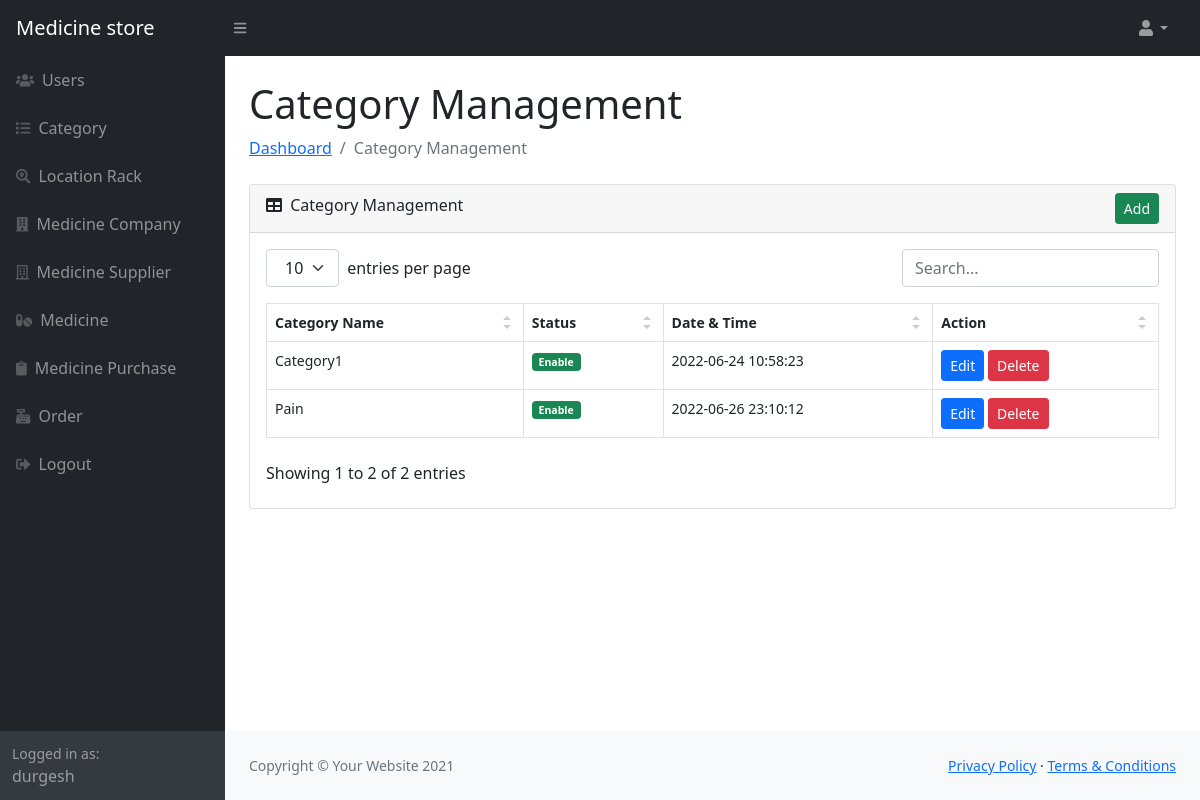
The page /category.php (signed in) on the database its author committed.
### tables this page shows
CREATE TABLE `user_msbs` (
  `user_id` int NOT NULL AUTO_INCREMENT,
  `user_name` varchar(200) NOT NULL,
  `user_email` varchar(200) NOT NULL,
  `user_password` varchar(100) NOT NULL,
  `user_type` enum('Master','User') NOT NULL,
  `user_status` enum('Enable','Disable') NOT NULL,
  `user_created_on` datetime NOT NULL,
  PRIMARY KEY (`user_id`)
);

CREATE TABLE `category_msbs` (
  `category_id` int NOT NULL AUTO_INCREMENT,
  `category_name` varchar(200) NOT NULL,
  `category_status` enum('Enable','Disable') NOT NULL,
  `category_datetime` datetime NOT NULL,
  PRIMARY KEY (`category_id`)
);

### category.php (the view, shortened to what the rows shown need)
<?php
include('class/db.php');
$object = new db();
$object->query = "
    SELECT * FROM category_msbs
    ORDER BY category_name ASC
";
$result = $object->get_result();
$error = '';
include('header.php');
?>
                        <div class="container-fluid px-4">
                            <h1 class="mt-4">Category Management</h1>
                        <?php
                        if(isset($_GET["action"], $_GET["code"]))
                        {
                            if($_GET["action"] == 'add')
                            {
                        ?>
                            <ol class="breadcrumb mb-4">
                                <li class="breadcrumb-item"><a href="index.php">Dashboard</a></li>
                                <li class="breadcrumb-item"><a href="category.php">Category Management</a></li>
                                <li class="breadcrumb-item active">Add Category</li>
                            </ol>
                            <div class="row">
                                <div class="col-md-6">
                                    <?php
                                    if(isset($error) && $error != '')
                                    {
                                        echo '<div class="alert alert-danger alert-dismissible fade show" role="alert"><ul class="list-unstyled">'.$error.'</ul> <button type="button" class="btn-close" data-bs-dismiss="alert" aria-label="Close"></button></div>';
                                    }
                                    ?>
                                    <div class="card mb-4">
                                        <div class="card-header">
                                            <i class="fas fa-user-plus"></i> Add New Category
                                        </div>
                                        <div class="card-body">
                                            <form method="post">
                                                <div class="form-floating mb-3">
                                                    <input class="form-control" id="category_name" type="text" placeholder="Enter Category Name" name="category_name" value="<?php if(isset($_POST["category_name"])) echo $_POST["category_name"]; ?>" />
                                                    <label for="category_name">Category Name</label>
                                                </div>
                                                <div class="mt-4 mb-0">
                                                    <input type="submit" name="add_category" class="btn btn-success" value="Add" />
                                                </div>
                                            </form>
                                        </div>
                                    </div>
                                </div>
                            </div>
                        <?php
                            }
                            else if($_GET["action"] == 'edit')
                            {
                                $category_id = $object->convert_data(trim($_GET["code"]), 'decrypt');
                                if($category_id > 0)
                                {
                                    $object->query = "
                                    SELECT * FROM category_msbs
                                    WHERE category_id = '$category_id'
                                    ";
                                    $category_result = $object->get_result();
                                    foreach($category_result as $category_row)
                                    {
                                ?>
                                <ol class="breadcrumb mb-4">
                                    <li class="breadcrumb-item"><a href="index.php">Dashboard</a></li>
                                    <li class="breadcrumb-item"><a href="category.php">Category Management</a></li>
                                    <li class="breadcrumb-item active">Edit Category</li>
                                </ol>
                                <div class="row">
                                    <div class="col-md-6">
                                        <?php
                                        if(isset($error) && $error != '')
                                        {
                                            echo '<div class="alert alert-danger alert-dismissible fade show" role="alert"><ul class="list-unstyled">'.$error.'</ul> <button type="button" class="btn-close" data-bs-dismiss="alert" aria-label="Close"></button></div>';
                                        }
                                        ?>
                                        <div class="card mb-4">
                                            <div class="card-header">
                                                <i class="fas fa-user-edit"></i> Edit Category Details
                                            </div>
                                            <div class="card-body">
                                                <form method="post">
                                                    <div class="form-floating mb-3">
                                                        <input class="form-control" id="category_name" type="text" placeholder="Enter Category Name" name="category_name" value="<?php echo $category_row["category_name"]; ?>" />
                                                        <label for="category_name">Category Name</label>
                                                    </div>
                                                    <div class="mt-4 mb-0">
                                                        <input type="hidden" name="category_id" value="<?php echo trim($_GET["code"]); ?>" />
                                                        <input type="submit" name="edit_category" class="btn btn-primary" value="Edit" />
                                                    </div>
                                                </form>
                                            </div>
                                        </div>
                                    </div>
                                </div>
                                <?php
                                    }
                                }
                                else
                                {
                                    echo '<div class="alert alert-info">Something Went Wrong</div>';
                                }
                            }
                            else
                            {
                                echo '<div class="alert alert-info">Something Went Wrong</div>';
                            }
                        ?>
                        <?php
                        }
                        else
                        {
                        ?>
                            <div class="card mb-4">
                                <div class="card-body">
                                    <table id="datatablesSimple">
                                        <thead>
                                            <tr>
                                                <th>Category Name</th>
                                                <th>Status</th>
                                                <th>Date & Time</th>
                                                <th>Action</th>
                                            </tr>
                                        </thead>
                                        <tbody>
                                        <?php
                                        foreach($result as $row)
                                        {
                                            $category_status = '';
                                            if($row["category_status"] == 'Enable')
                                            {
                                                $category_status = '<div class="badge bg-success">Enable</div>';
                                            }
                                            else
                                            {
                                                $category_status = '<div class="badge bg-danger">Disable</div>';
                                            }
                                            echo '
                                            <tr>
                                                <td>'.$row["category_name"].'</td>
                                                <td>'.$category_status.'</td>
                                                <td>'.$row["category_datetime"].'</td>
                                                <td>
                                                    <a href="category.php?action=edit&code='.$object->convert_data($row["category_id"]).'" class="btn btn-sm btn-primary">Edit</a>
                                                    <button type="button" name="delete_button" class="btn btn-danger btn-sm" onclick="delete_data(`'.$object->convert_data($row["category_id"]).'`, `'.$row["category_status"].'`); ">Delete</button>
                                                </td>
                                            </tr>
                                            ';
                                        }
                                        ?>
                                        </tbody>
                                    </table>
                                </div>
                            </div>
                        <?php
                        }
                        ?>
                        </div>
<?php
include('footer.php');
?>

### header.php (shortened to what the rows shown need)
<!DOCTYPE html>
<html lang="en">
    <head>
        <link href="<?php echo $object->base_url; ?>css/simple-datatables-style.css" rel="stylesheet" />
        <link href="<?php echo $object->base_url; ?>css/styles.css" rel="stylesheet" />
        <link rel="stylesheet" href="<?php echo $object->base_url; ?>css/vanillaSelectBox.css" />
    </head>
    <body class="sb-nav-fixed">
        <div id="layoutSidenav">
            <div id="layoutSidenav_nav">
                <nav class="sb-sidenav accordion sb-sidenav-dark" id="sidenavAccordion">
                    <div class="sb-sidenav-menu">
                        <div class="nav">
                        </div>
                    </div>
                    <div class="sb-sidenav-footer">
                        <div class="small">Logged in as:</div>
                        <?php echo $object->Get_user_name(); ?>
                    </div>
                </nav>
            </div>
            <div id="layoutSidenav_content">
                <main>

### rows shown on the page
user_msbs: user_name "durgesh"
category_msbs: category_name "Category1", category_status "Enable", category_datetime "2022-06-24 10:58:23"
category_msbs: category_name "Pain", category_status "Enable", category_datetime "2022-06-26 23:10:12"
